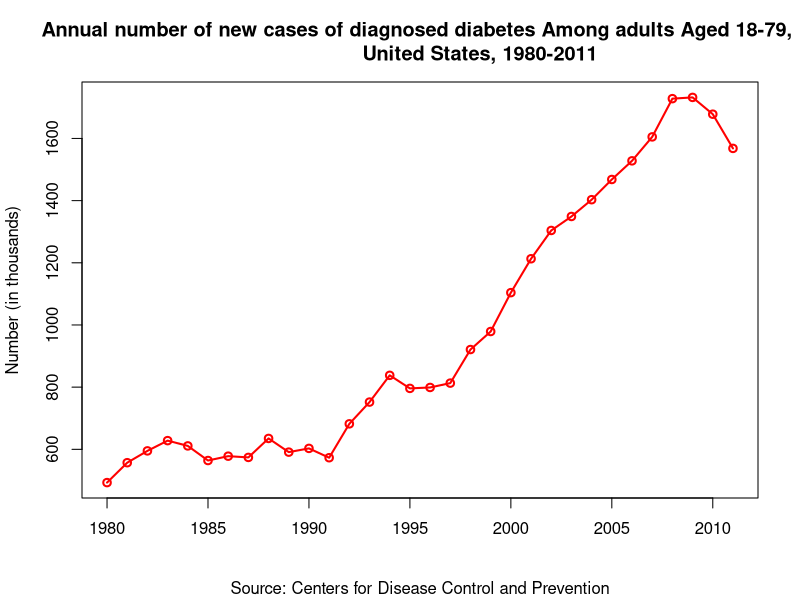

Here is the R script that generated this plot:
## ---- chunk 1
newcases <- read.csv("newcases.csv")
with(newcases, plot(Year, Number, type = 'o', lwd = 2, col = 'red', ylab = "Number (in thousands)", xlab = "",
                    main = "Annual number of new cases of diagnosed diabetes Among adults Aged 18-79, 
                    United States, 1980-2011",
                    sub = "Source: Centers for Disease Control and Prevention"))
## ---- chunk 2
linearComb <- -5.517 - 0.010 + 1.98 + 0.565
1/(1 + exp(-linearComb))
